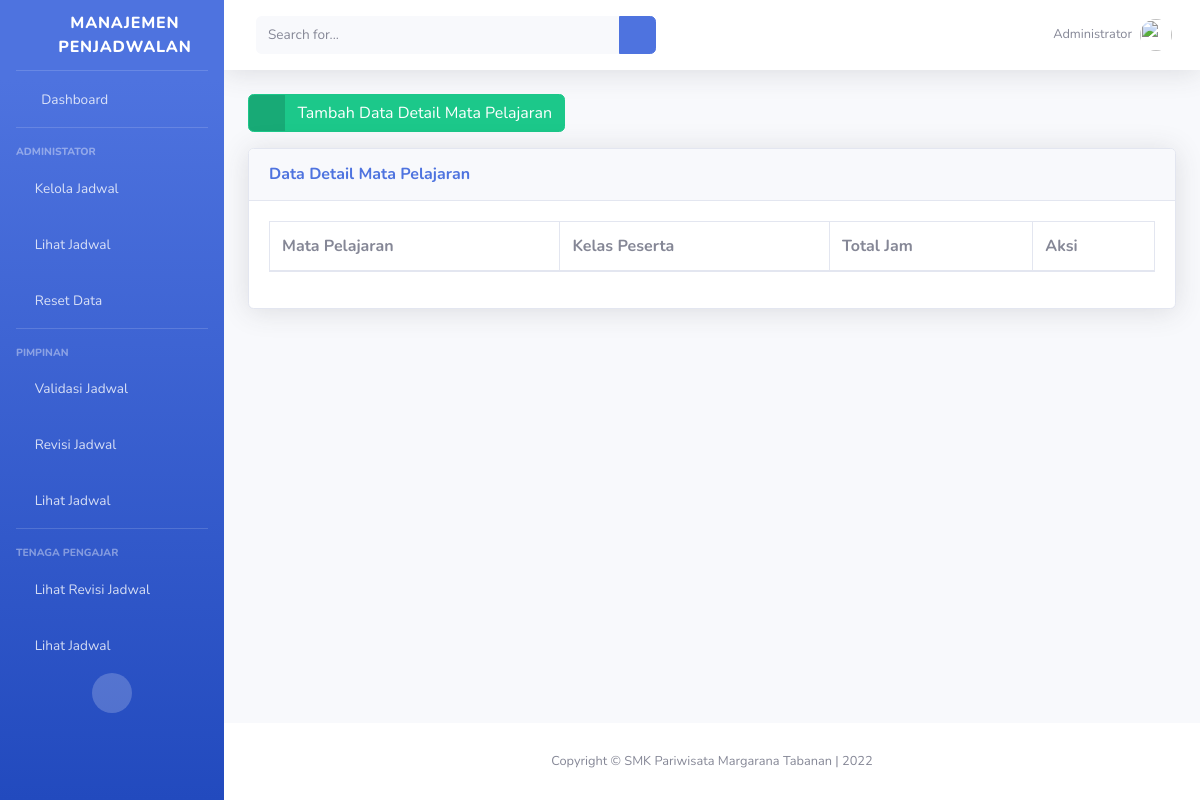
Before: /administrator/detail_mata_pelajaran/ with the older database file.
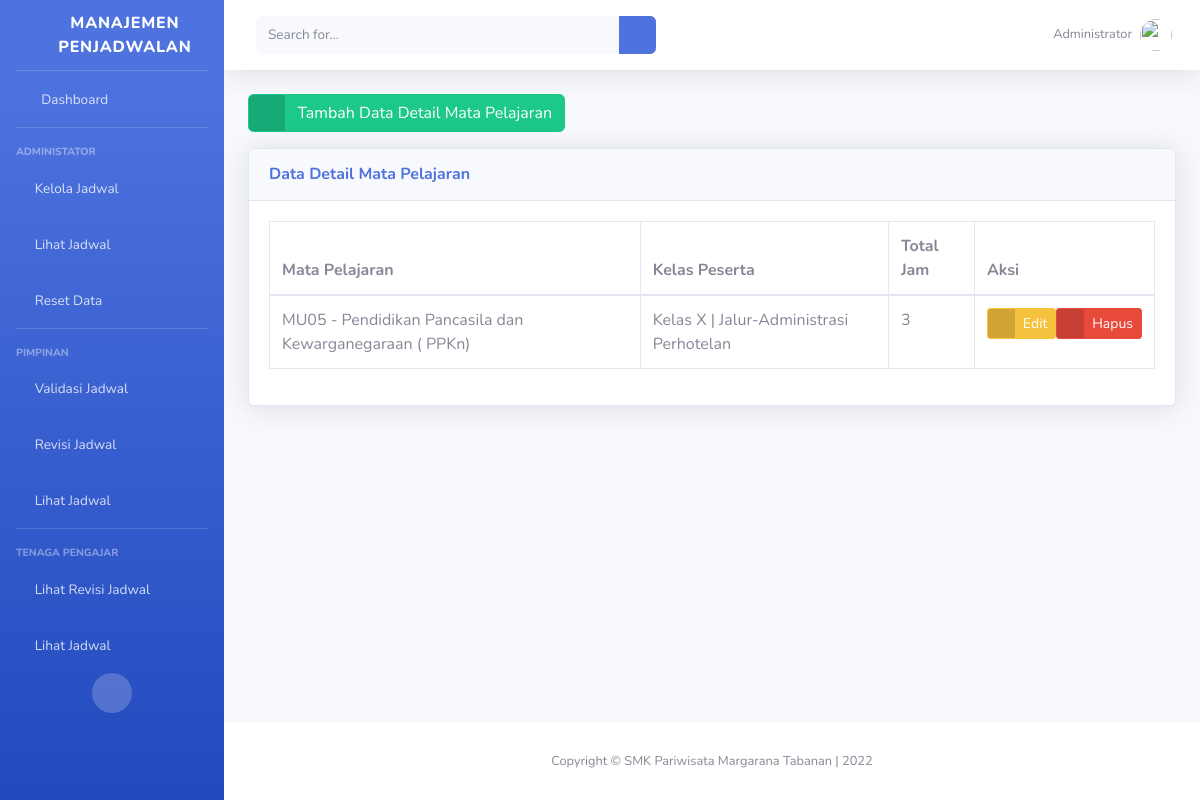
After: the same page with the newer database file.
### administrator/models.py (models this page shows, shortened)
class DetailMataPelajaran(models.Model):
    mapel = models.ForeignKey(
        MataPelajaran,
        on_delete=models.CASCADE
    )
    kelas_peserta = models.ForeignKey(
        DetailKelas,
        on_delete=models.CASCADE,
    )
    total_jam = models.PositiveSmallIntegerField(
        'Total Jam Pelajaran',
        blank=True,
        null=True
    )
    published = models.DateTimeField(
        auto_now_add=True,
        editable=False
    )
    updated = models.DateTimeField(
        auto_now=True,
        editable=False
    )
    class Meta:
        ordering = ['id']
        verbose_name_plural = "Detail Mata Pelajaran"

class MataPelajaran(models.Model):
    kode_mapel = models.CharField(
        'Kode Mata Pelajaran',
        max_length=10,
        unique=True
    )
    mapel = models.CharField(
        'Nama Mata Pelajaran',
        max_length=100,
    )
    published = models.DateTimeField(
        auto_now_add=True,
        editable=False
    )
    updated = models.DateTimeField(
        auto_now=True,
        editable=False
    )
    class Meta:
        ordering = ['kode_mapel']
        verbose_name_plural = "Mata Pelajaran"
    def __str__(self):
        return "{} - {}".format(self.kode_mapel, self.mapel)

class DetailKelas(models.Model):
    kelas = models.ForeignKey(
        Kelas,
        on_delete=models.CASCADE,
    )
    jalur = models.ForeignKey(
        Jalur,
        on_delete=models.CASCADE,
    )
    class Meta:
        ordering = ['id']
        verbose_name_plural = "Detail Kelas Peserta"
    def __str__(self):
        return "{} | Jalur-{}".format(
            self.kelas,
            self.jalur.nama_jalur
        )

class Jalur(models.Model):
    kode_jalur = models.CharField(
        'Kode Unik Jalur',
        max_length=5,
        unique=True
    )
    nama_jalur = models.CharField(
        'Nama Jalur',
        max_length=25,
    )
    published = models.DateTimeField(
        auto_now_add=True,
        editable=False
    )
    updated = models.DateTimeField(
        auto_now=True,
        editable=False
    )
    class Meta:
        ordering = ['published']
        verbose_name_plural = "Jalur"

class Kelas(models.Model):
    CHOICES_KELAS = (
        ('Kelas X', 'Kelas X'),
        ('Kelas XI', 'Kelas XI'),
        ('Kelas XII', 'Kelas XII'),
    )
    nama_kelas = models.CharField(
        'Nama Kelas',
        choices=CHOICES_KELAS,
        max_length=12,
        unique=True
    )
    class Meta:
        ordering = ['nama_kelas']
        verbose_name_plural = "Kelas"
    def __str__(self):
        return self.nama_kelas

### administrator/mapel_views.py (the view)
# urls.py: path('detail_mata_pelajaran/', DetailMataPelajaranIndexView.as_view(),
class DetailMataPelajaranIndexView(ListView):
    template_name = 'administrator/mapel/index_detail_mapel.html'
    context = {
        'title_page': "Database | Mapping Mata Pelajaran",
        'subtitle_page': "Halaman Mapping Mata Pelajaran"
    }
    def get(self, request):
        all_detailmapel = DetailMataPelajaran.objects.all()
        self.context.update(
            {
                'all_detailmapel': all_detailmapel,
            }
        )
        return render(request, self.template_name, self.context)

### templates/administrator/mapel/index_detail_mapel.html (shortened to what this page needs)
{% extends 'base.html' %}
{% block page_content %}
<div class="row">
    <div class="col">
        <a href="{% url 'administrator_IT:detail_mata_pelajaran_create' %}" class="btn btn-success btn-icon-split">
            <span class="icon text-white-50">
                <i class="fas fa-check"></i>
            </span>
            <span class="text">Tambah Data Detail Mata Pelajaran</span>
        </a>
    </div>
</div>
<div class="row mt-3">
    <div class="col">
        <div class="card shadow mb-4">
            <a href="#collapseCardDetailMataPelajaran" class="d-block card-header py-3" data-toggle="collapse"
                role="button" aria-expanded="true" aria-controls="collapseCardDetailMataPelajaran">
                <h6 class="m-0 font-weight-bold text-primary">Data Detail Mata Pelajaran</h6>
            </a>
            <div class="collapse show" id="collapseCardDetailMataPelajaran">
                <div class="card-body">
                    <div class="table-responsive">
                        <table class="table table-bordered" id="tableDetailMataPelajaran" width="100%" cellspacing="0">
                            <thead>
                                <tr>
                                    <th>Mata Pelajaran</th>
                                    <th>Kelas Peserta</th>
                                    <th>Total Jam</th>
                                    <th>Aksi</th>
                                </tr>
                            </thead>
                            <tbody>
                                {% for detailmapel in all_detailmapel %}
                                <tr>
                                    <td>{{detailmapel.mapel}}</td>
                                    <td>{{detailmapel.kelas_peserta}}</td>
                                    <td>{{detailmapel.total_jam}}</td>
                                    <td>
                                        <div class="d-flex justify-content-end">
                                            <a href="{% url 'administrator_IT:detail_mata_pelajaran_update' detailmapel.id %}"
                                                class="btn btn-warning btn-icon-split btn-sm">
                                                <span class="icon text-white-50">
                                                    <i class="fas fa-exclamation-triangle"></i>
                                                </span>
                                                <span class="text">Edit</span>
                                            </a>
                                            <a href="{% url 'administrator_IT:detail_mata_pelajaran_delete' detailmapel.id %}"
                                                class="btn btn-danger btn-icon-split btn-sm">
                                                <span class="icon text-white-50">
                                                    <i class="fas fa-trash"></i>
                                                </span>
                                                <span class="text">Hapus</span>
                                            </a>
                                        </div>
                                    </td>
                                </tr>
                                {% endfor %}
                            </tbody>
                        </table>
                    </div>
                </div>
            </div>
        </div>
    </div>
</div>
{% endblock page_content %}

Changed rows visible on the page:
added DetailMataPelajaran: mapel "MU05 - Pendidikan Pancasila dan Kewarganegaraan ( PPKn)", kelas_peserta "Kelas X | Jalur-Administrasi Perhotelan", total_jam "3"
